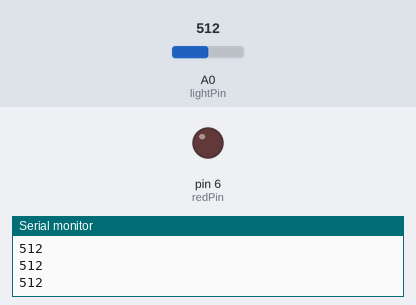
The sketch below on a simulated Arduino Uno, built with avr-gcc and run on an emulated ATmega328P. On the bench: output pins drawn as LEDs (lit = HIGH), the last lines printed to the serial monitor. Inputs (shaded band) come from the test bench; at power-on: A0 (lightPin) = 512.

Above: at 1.2 s.
1.3 s: A0 (lightPin) set to 358
2.9 s: A0 (lightPin) set to 340
At 4.4 s:
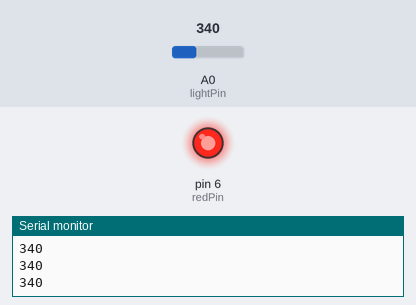
4.7 s: A0 (lightPin) set to 360
At 5.4 s:
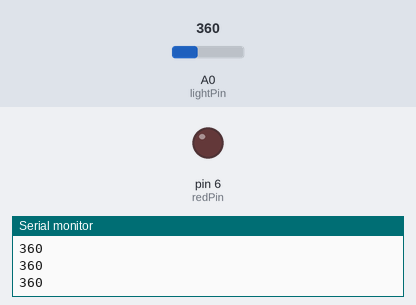
6.5 s: A0 (lightPin) set to 306
At 7.4 s:
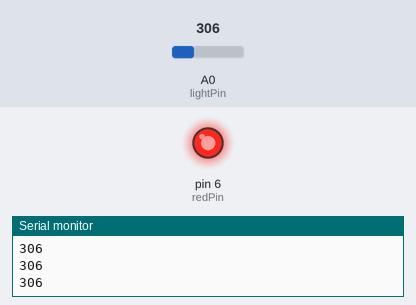
Timing chart, 0 to 9.2 s (numbered marks = the images above; inputs shaded):
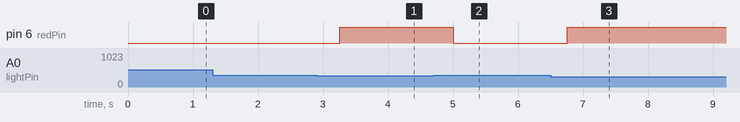

Measured:
- the behaviour switches between 350 and 349 on A0 (lightPin) (found by bisection; images 0 and 1)
- after the input at 2.9 s, pin 6 (redPin): LOW → HIGH after 0.35 s
- after the input at 4.7 s, pin 6 (redPin): HIGH → LOW after 0.31 s
- after the input at 6.5 s, pin 6 (redPin): LOW → HIGH after 0.26 s

The sketch:

Light_Sensor.ino
```cpp
int lightPin=A0;
int lightVal;
int del=250;
int redPin=6;

void setup() {
  // put your setup code here, to run once:
pinMode(lightPin,INPUT);
pinMode(redPin,OUTPUT);
Serial.begin(9600);
}

void loop() {
  // put your main code here, to run repeatedly:
lightVal=analogRead(lightPin);
Serial.println(lightVal);
delay(del);
if(lightVal<350)
{
  digitalWrite(redPin,HIGH);
}

else  digitalWrite(redPin,LOW);
}
```
